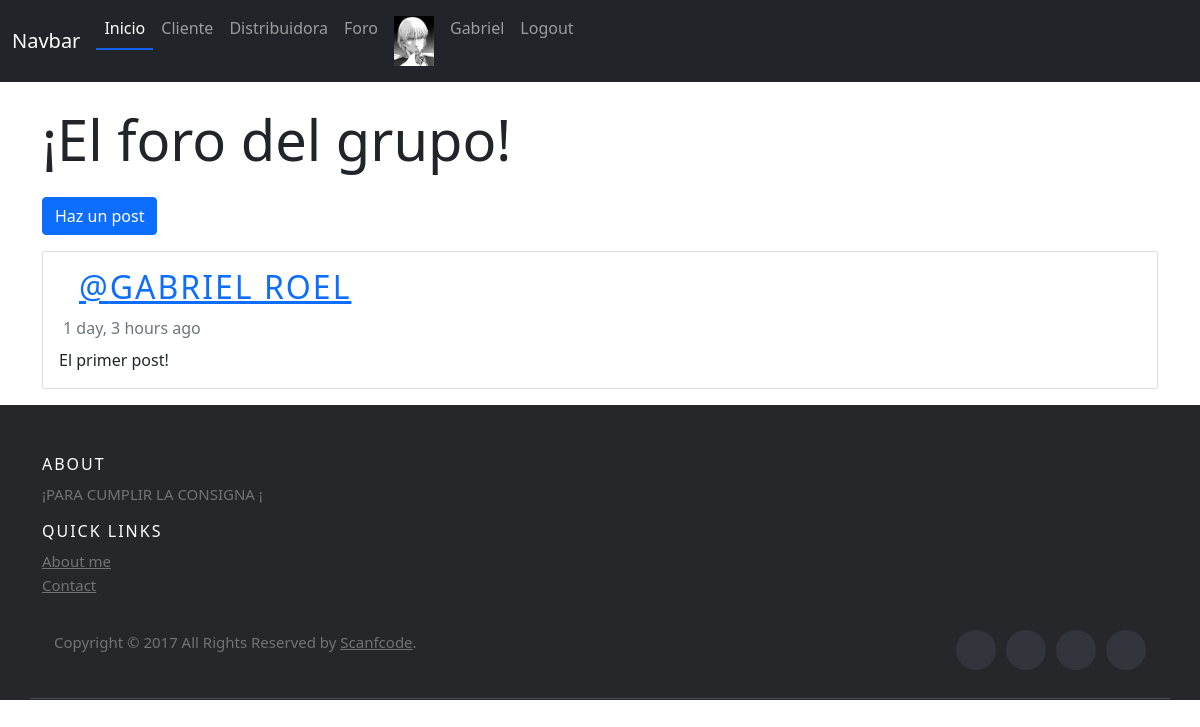
Page /foro/ (signed in) on the earlier database version.
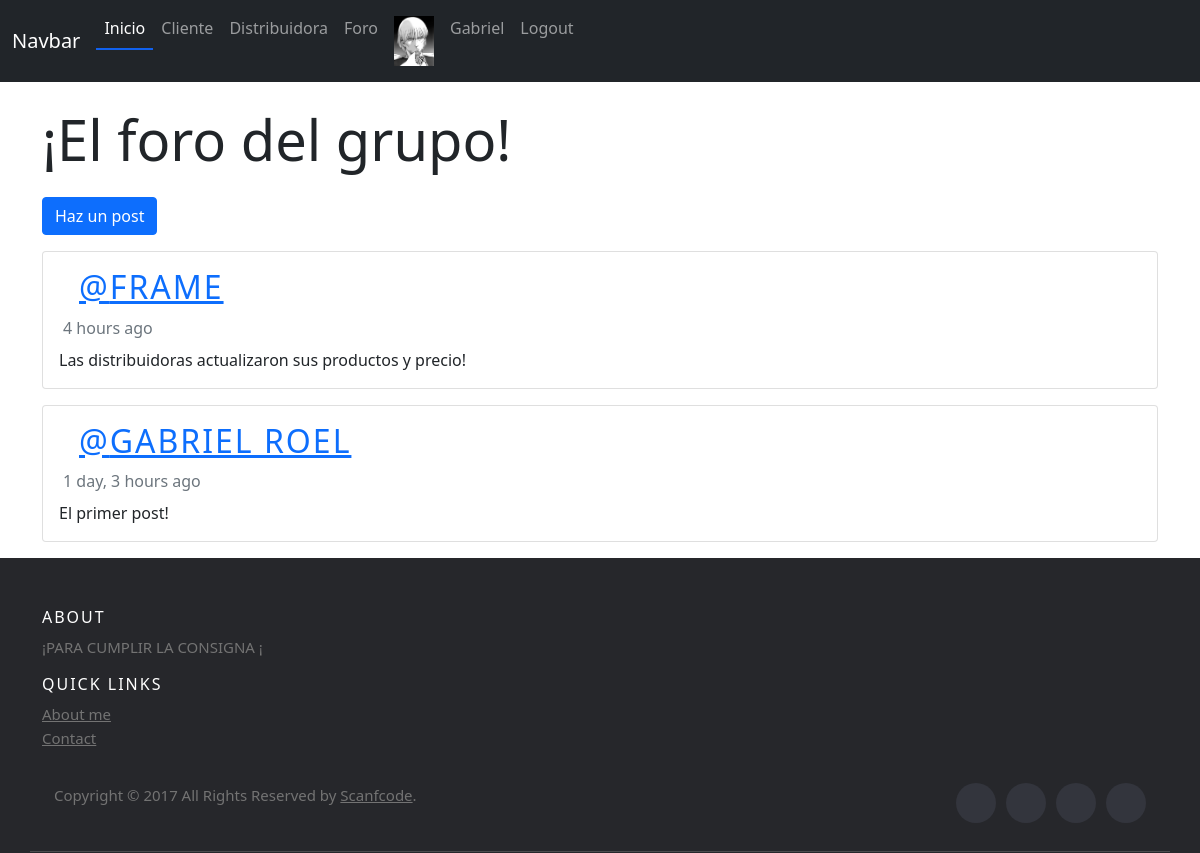
Same page on the later database version.
### Roel/models.py (models this page shows, shortened)
class Post(models.Model):
    user = models.ForeignKey(User, on_delete=models.CASCADE, related_name='post')
    timestamp = models.DateTimeField(default=timezone.now)
    content = models.TextField()
    class Meta:
        ordering = ['-timestamp']

### Roel/views.py (the view)
# urls.py: path('foro/', foro, name='foro'),
@login_required
def foro(request):
    avatar = getavatar(request)
    posts = Post.objects.all()
    context = {'posts':posts, "avatar":avatar}
    return render(request,'Roel/foro/foro.html', context )

### Roel/views.py (called while the page is built)
@login_required
def getavatar(request):
    avatar = Avatar.objects.filter(user = request.user.id)
    try:
        avatar = avatar[0].image.url
    except:
        avatar = None
    return avatar

### Roel/templates/Roel/foro/foro.html (shortened to what this page needs)
{% extends "Roel/inicio.html" %}
{% load humanize %}
{% load static %}
{% block contenidoQueCambia %}
    <div class="container mt-4">
        <h1 class="display-4 mb-4">¡El foro del grupo!</h1>
        <a href="{% url 'post' %}" class="btn btn-primary mb-3">Haz un post</a>
        {% for post in posts %}
            <article class="card mb-3">
                <div class="card-body">
                    <h2 class="card-title username"><a href="">{% if post.user.first_name or post.user.last_name %}@{{ post.user.get_full_name }}{% else %}@{{ post.user.username }}{% endif %}</a></h2>
                    <p class="card-subtitle text-muted mb-2">
                         <time data-time="#">{{ post.timestamp|naturaltime }}</time>
                    </p>
                    <p class="card-text">{{ post.content }}</p>
                </div>
            </article>
        {% endfor %}
    </div>
{% endblock %}

### Roel/templates/Roel/inicio.html (shortened to what this page needs)
<!DOCTYPE html>
<html lang="en">
<head>
    {% load static %}
    <link href="{% static 'Roel/css/Style.css'%}" rel="stylesheet"/>
    <link href="https://cdn.jsdelivr.net/npm/bootstrap@5.0.2/dist/css/bootstrap.min.css" rel="stylesheet">
</head>
<body>
    <nav class="navbar navbar-expand-lg navbar-dark bg-dark">
        <div class="container-fluid">
          <a class="navbar-brand" href="#">Navbar</a>
          <div class="collapse navbar-collapse" id="navbarNav">
            <ul class="navbar-nav">
              <li class="nav-item">
                <a class="nav-link active" aria-current="page" href="{% url 'inicio' %}">Inicio</a>
              </li>
              <li class="nav-item">
                <a class="nav-link" href="{% url 'cliente' %}">Cliente</a>
              </li>
              <li class="nav-item">
                <a class="nav-link" href="{% url 'distri' %}">Distribuidora</a>
              </li>
              <li class="nav-item">
                <a class="nav-link" href="{% url 'foro' %}">Foro</a>
              </li>
              <li class="nav-item">
              <a class="nav-link navText" href=""><img src="{{avatar}}" width="40px" alt="perfil"></a></li>
              <li class="nav-item">
                <a class="nav-link" href="{% url 'perfil' %}">{{user.username}}</a>
              </li>
              <li class="nav-item">
                <a class="nav-link" href="{% url 'Logout' %}">Logout</a>
              </li>
            </ul>
          </div>
        </div>
    </nav>
    {% block contenidoQueCambia %}{% endblock %}
<footer class="site-footer">
      <div class="container">
        <div class="row">
          <div class="col-sm-12 col-md-6">
            <h6>About</h6>
            <p class="text-justify">¡PARA CUMPLIR LA CONSIGNA ¡</p>
          <div class="col-xs-6 col-md-3">
            <h6>Quick Links</h6>
            <ul class="footer-links">
              <li><a href="{% url 'aboutme' %}">About me</a></li>
              <li><a href="https://www.linkedin.com/in/gabriel-roel-187a8b247/">Contact</a></li>
            </ul>
          </div>
        </div>
        <hr>
      </div>
      <div class="container">
        <div class="row">
          <div class="col-md-8 col-sm-6 col-xs-12">
            <p class="copyright-text">Copyright &copy; 2017 All Rights Reserved by
         <a href="#">Scanfcode</a>.
            </p>
          </div>
          <div class="col-md-4 col-sm-6 col-xs-12">
            <ul class="social-icons">
              <li><a class="facebook" href="#"></a></li>
              <li><a class="twitter" href="#"></a></li>
              <li><a class="dribbble" href="#"></a></li>
              <li><a class="linkedin" href="#"></a></li>
            </ul>
          </div>
        </div>
      </div>
</footer>
</body>
</html>

Differences in the rows shown:
added Post: user.username "FRAME", timestamp "4 hours ago", content "Las distribuidoras actualizaron sus productos y precio!"
